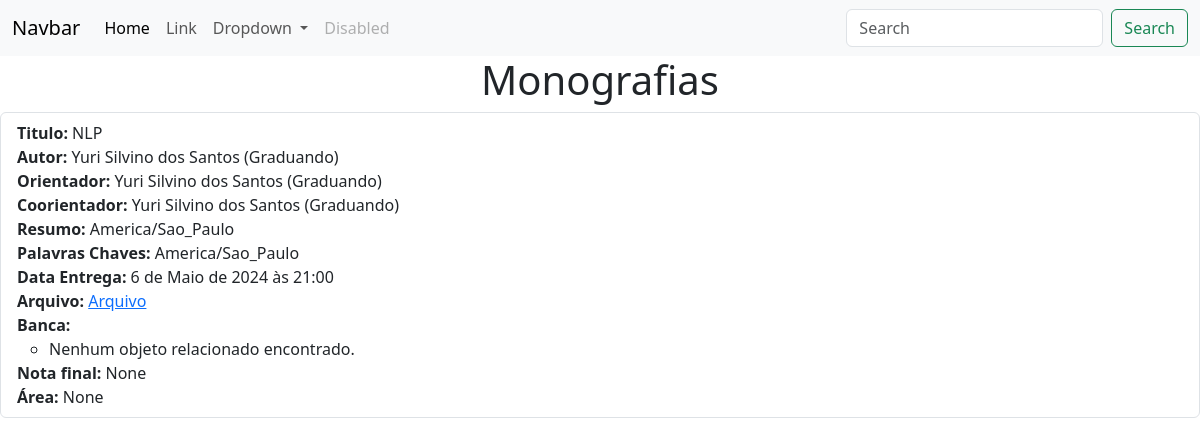
/textos/, run on the app's committed database.
### texto/models.py (models this page shows, shortened)
class Monografia(models.Model):
    titulo = models.CharField(max_length=255, verbose_name='titulo')
    autor = models.ForeignKey(Pesquisador,
                              on_delete=models.CASCADE,
                              related_name='autor_monografias')
    orientador = models.ForeignKey(Pesquisador,
                                   on_delete=models.CASCADE,
                                   related_name='orientador_monografias',
                                   limit_choices_to={'cargo':'PROFESSOR'})
    coorientador = models.ForeignKey(Pesquisador,
                                     on_delete=models.CASCADE,
                                     related_name='coorientador_monografias',
                                     limit_choices_to={'cargo':'PROFESSOR'})
    resumo = models.TextField(verbose_name='resumo')
    palavras_chave = models.CharField(max_length=255,
                                      verbose_name='palavras chaves')
    data_entrega = models.DateTimeField(default=timezone.now,
                                        verbose_name='data')
    arquivo = models.FileField(upload_to='',
                               verbose_name='uploads',
                               validators=[FileExtensionValidator(allowed_extensions=['pdf', 'docx']),
                                           validar_extensao_texto],
                               help_text="Suba somente PDF's ou Docx's")
    banca = models.ManyToManyField(Pesquisador,
                                   blank=True,
                                   null=True,
                                   verbose_name='banca',
                                   limit_choices_to={'cargo':'PROFESSOR'})
    nota_final = models.FloatField(max_length=3,
                                   blank=True,
                                   null=True,
                                   validators=[MinValueValidator(0.0), MaxValueValidator(100)],
                                   verbose_name='nota final')
    area_concentração = models.CharField(max_length=255,
                                         blank=True,
                                         null=True,
                                         verbose_name='áreas pesquisa')

### equipe/models.py (models this page shows)
class Pesquisador(models.Model):
    nome = models.CharField(max_length=255, verbose_name='Nome do Pesquisador')
    nivel = models.CharField(max_length=10, choices=Titulacao.choices, verbose_name='Titulação')
    lattes = models.URLField(blank=True, null=True, verbose_name='Lattes')
    linkedin = models.URLField(blank=True, null=True, verbose_name='Linkedin')
    researchgate = models.URLField(blank=True, null=True, verbose_name='Research Gate')
    email = models.EmailField(verbose_name='E-mail')
    data_criacao = models.DateTimeField(auto_now_add=True, verbose_name='Data Criação')
    ativo = models.BooleanField(default=False)
    CARGO = {
        'ALUNO': 'Aluno',
        'PROFESSOR': 'Professor',
        'TECNICO': 'Técnico',
    }
    cargo = models.CharField(max_length=10, choices=CARGO, verbose_name='Cargo')
    def __str__(self):
        return f'{self.nome} ({self.nivel})'

### texto/views.py (the view)
# urls.py: path('', views.listar_monografias, name='listar_monografias'),
def listar_monografias(request):
    monografias = Monografia.objects.all().order_by('titulo')
    return render(request, 'monografia.html', {'monografias': monografias})

### texto/templates/monografia.html
{% extends 'base.html' %}
{% block content %}
<h1 class="text-center"> Monografias </h1>
<ul class="list-group">
    {% for texto in monografias %}
    <li class="list-group-item">
        <strong>Titulo: </strong> {{ texto.titulo }} <br>
        <strong>Autor: </strong> {{ texto.autor }} <br>
        <strong>Orientador: </strong> {{ texto.orientador }} <br>
        <strong>Coorientador: </strong> {{ texto.coorientador }} <br>
        <strong>Resumo: </strong> {{ texto.resumo }} <br>
        <strong>Palavras Chaves: </strong> {{ texto.palavras_chave }} <br>
        <strong>Data Entrega: </strong> {{ texto.data_entrega }} <br>
        <strong>Arquivo: </strong> <a href="{{texto.arquivo.url}}">Arquivo</a> <br>
        <strong>Banca: </strong> <br>
        <ul>
            {% for related_object in texto.banca.all %}
                <li>{{ related_object.nome }}</li>
            {% empty %}
                <li>Nenhum objeto relacionado encontrado.</li>
            {% endfor %}
        </ul>
        <strong>Nota final: </strong> {{ texto.nota_final }} <br>
        <strong>Área: </strong> {{ texto.area_concentração }} <br>
    </li>
    {% endfor %}
</ul>
{% endblock %}

### data on the page
Monografia: titulo "NLP", autor "Yuri Silvino dos Santos (Graduando)", orientador "Yuri Silvino dos Santos (Graduando)", coorientador "Yuri Silvino dos Santos (Graduando)", resumo "America/Sao_Paulo", palavras_chave "America/Sao_Paulo", data_entrega "6 de Maio de 2024 às 21:00", nota_final "None", area_concentração "None"
